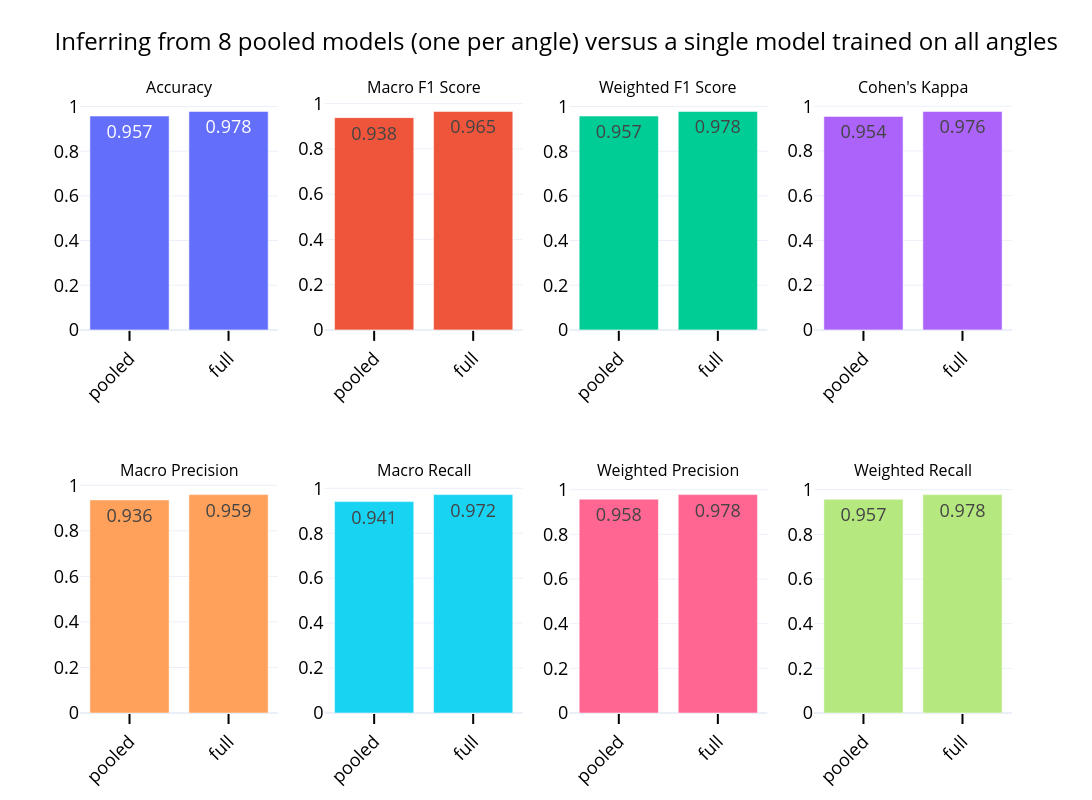

The cell this chart's notebook holds for it:
### Markdown cell above
We can even make a starker observation: There's no accuracy penalty for ANY brand in using the full model. This is good news for two reasons: 
1) We can take a completely unknown image and directly infer the brand from it without needing to infer the angle first (Faster end-to-end). 
2) Improving error-rates in angle detector is now a very very very low - to non-existent priority.

### Code cell
fig = implot.plot_quick_metrics(full_metrics)
fig.update_layout(
    height=800,
    width=1400,
    title_text='Inferring from 8 pooled models (one per angle) versus a single model trained on all angles',
    showlegend=False
)

### Figure 1 — Plotly figure (JSON) as saved in the notebook; plotly's stock layout.template omitted (floating-point values rounded to 4 significant figures)
{"data": [{"name": "Accuracy", "text": ["0.957", "0.978"], "textfont": {"size": 18}, "textposition": "inside", "type": "bar", "x": ["pooled", "full"], "xaxis": "x", "y": [0.9572, 0.9778], "yaxis": "y"}, {"name": "Macro F1 Score", "text": ["0.938", "0.965"], "textfont": {"size": 18}, "textposition": "inside", "type": "bar", "x": ["pooled", "full"], "xaxis": "x2", "y": [0.938, 0.9651], "yaxis": "y2"}, {"name": "Weighted F1 Score", "text": ["0.957", "0.978"], "textfont": {"size": 18}, "textposition": "inside", "type": "bar", "x": ["pooled", "full"], "xaxis": "x3", "y": [0.9573, 0.9778], "yaxis": "y3"}, {"name": "Cohen's Kappa", "text": ["0.954", "0.976"], "textfont": {"size": 18}, "textposition": "inside", "type": "bar", "x": ["pooled", "full"], "xaxis": "x4", "y": [0.9544, 0.9763], "yaxis": "y4"}, {"name": "Macro Precision", "text": ["0.936", "0.959"], "textfont": {"size": 18}, "textposition": "inside", "type": "bar", "x": ["pooled", "full"], "xaxis": "x5", "y": [0.9356, 0.959], "yaxis": "y5"}, {"name": "Macro Recall", "text": ["0.941", "0.972"], "textfont": {"size": 18}, "textposition": "inside", "type": "bar", "x": ["pooled", "full"], "xaxis": "x6", "y": [0.9407, 0.9718], "yaxis": "y6"}, {"name": "Weighted Precision", "text": ["0.958", "0.978"], "textfont": {"size": 18}, "textposition": "inside", "type": "bar", "x": ["pooled", "full"], "xaxis": "x7", "y": [0.9575, 0.9779], "yaxis": "y7"}, {"name": "Weighted Recall", "text": ["0.957", "0.978"], "textfont": {"size": 18}, "textposition": "inside", "type": "bar", "x": ["pooled", "full"], "xaxis": "x8", "y": [0.9572, 0.9778], "yaxis": "y8"}], "layout": {"annotations": [{"font": {"size": 16}, "showarrow": false, "text": "Accuracy", "x": 0.1062, "xanchor": "center", "xref": "paper", "y": 1, "yanchor": "bottom", "yref": "paper"}, {"font": {"size": 16}, "showarrow": false, "text": "Macro F1 Score", "x": 0.3688, "xanchor": "center", "xref": "paper", "y": 1, "yanchor": "bottom", "yref": "paper"}, {"font": {"size": 16}, "showarrow": false, "text": "Weighted F1 Score", "x": 0.6313, "xanchor": "center", "xref": "paper", "y": 1, "yanchor": "bottom", "yref": "paper"}, {"font": {"size": 16}, "showarrow": false, "text": "Cohen's Kappa", "x": 0.8938, "xanchor": "center", "xref": "paper", "y": 1, "yanchor": "bottom", "yref": "paper"}, {"font": {"size": 16}, "showarrow": false, "text": "Macro Precision", "x": 0.1062, "xanchor": "center", "xref": "paper", "y": 0.375, "yanchor": "bottom", "yref": "paper"}, {"font": {"size": 16}, "showarrow": false, "text": "Macro Recall", "x": 0.3688, "xanchor": "center", "xref": "paper", "y": 0.375, "yanchor": "bottom", "yref": "paper"}, {"font": {"size": 16}, "showarrow": false, "text": "Weighted Precision", "x": 0.6313, "xanchor": "center", "xref": "paper", "y": 0.375, "yanchor": "bottom", "yref": "paper"}, {"font": {"size": 16}, "showarrow": false, "text": "Weighted Recall", "x": 0.8938, "xanchor": "center", "xref": "paper", "y": 0.375, "yanchor": "bottom", "yref": "paper"}], "height": 800, "showlegend": false, "title": {"text": "Inferring from 8 pooled models (one per angle) versus a single model trained on all angles"}, "width": 1400, "xaxis": {"anchor": "y", "domain": [0, 0.2125]}, "xaxis2": {"anchor": "y2", "domain": [0.2625, 0.475]}, "xaxis3": {"anchor": "y3", "domain": [0.525, 0.7375]}, "xaxis4": {"anchor": "y4", "domain": [0.7875, 1]}, "xaxis5": {"anchor": "y5", "domain": [0, 0.2125]}, "xaxis6": {"anchor": "y6", "domain": [0.2625, 0.475]}, "xaxis7": {"anchor": "y7", "domain": [0.525, 0.7375]}, "xaxis8": {"anchor": "y8", "domain": [0.7875, 1]}, "yaxis": {"anchor": "x", "domain": [0.625, 1]}, "yaxis2": {"anchor": "x2", "domain": [0.625, 1]}, "yaxis3": {"anchor": "x3", "domain": [0.625, 1]}, "yaxis4": {"anchor": "x4", "domain": [0.625, 1]}, "yaxis5": {"anchor": "x5", "domain": [0, 0.375]}, "yaxis6": {"anchor": "x6", "domain": [0, 0.375]}, "yaxis7": {"anchor": "x7", "domain": [0, 0.375]}, "yaxis8": {"anchor": "x8", "domain": [0, 0.375]}}}
